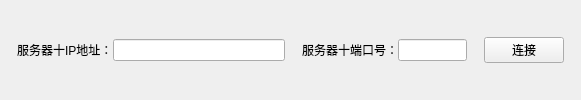
      <widget class="QWidget" name="ui_lamp_serverinfo_widget_34" native="true">
       <layout class="QHBoxLayout" name="horizontalLayout_43" stretch="1,2,10,1,2,4,1,4,1">
        <property name="spacing">
         <number>0</number>
        </property>
        <property name="leftMargin">
         <number>0</number>
        </property>
        <property name="topMargin">
         <number>0</number>
        </property>
        <property name="rightMargin">
         <number>0</number>
        </property>
        <property name="bottomMargin">
         <number>0</number>
        </property>
        <item>
         <spacer name="horizontalSpacer_167">
          <property name="orientation">
           <enum>Qt::Horizontal</enum>
          </property>
          <property name="sizeHint" stdset="0">
           <size>
            <width>18</width>
            <height>20</height>
           </size>
          </property>
         </spacer>
        </item>
        <item>
         <widget class="QLabel" name="label_83">
          <property name="text">
           <string>服务器十IP地址：</string>
          </property>
         </widget>
        </item>
        <item>
         <widget class="QLineEdit" name="ui_lamp_server_ip10_3"/>
        </item>
        <item>
         <spacer name="horizontalSpacer_168">
          <property name="orientation">
           <enum>Qt::Horizontal</enum>
          </property>
          <property name="sizeHint" stdset="0">
           <size>
            <width>18</width>
            <height>20</height>
           </size>
          </property>
         </spacer>
        </item>
        <item>
         <widget class="QLabel" name="label_84">
          <property name="text">
           <string>服务器十端口号：</string>
          </property>
         </widget>
        </item>
        <item>
         <widget class="QLineEdit" name="ui_lamp_server_port10_3"/>
        </item>
        <item>
         <spacer name="horizontalSpacer_169">
          <property name="orientation">
           <enum>Qt::Horizontal</enum>
          </property>
          <property name="sizeHint" stdset="0">
           <size>
            <width>17</width>
            <height>20</height>
           </size>
          </property>
         </spacer>
        </item>
        <item>
         <widget class="QPushButton" name="ui_lamp_connect_btn10_3">
          <property name="text">
           <string>连接</string>
          </property>
         </widget>
        </item>
        <item>
         <spacer name="horizontalSpacer_170">
          <property name="orientation">
           <enum>Qt::Horizontal</enum>
          </property>
          <property name="sizeHint" stdset="0">
           <size>
            <width>40</width>
            <height>20</height>
           </size>
          </property>
         </spacer>
        </item>
       </layout>
      </widget>
